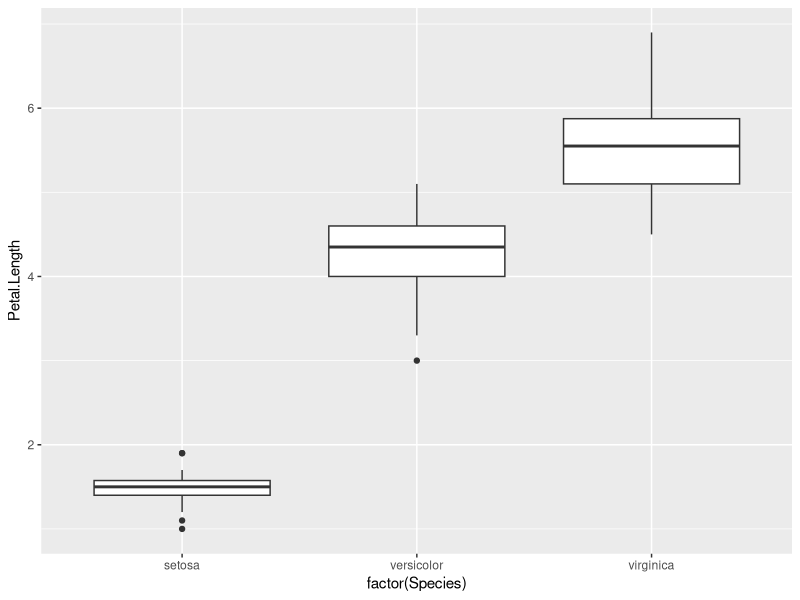

Write R code to recreate this figure.
## ---- chunk 1
no_interaction<- lm(Petal.Length~Petal.Width + Sepal.Length, data = iris)
summary(no_interaction)
## ---- chunk 2
interaction<- lm(Petal.Length~Petal.Width * Sepal.Length, data = iris)
summary(interaction)
## ---- chunk 3
library(ggplot2)
ggplot(iris,aes(x=factor(Species),y=Petal.Length))+geom_boxplot()
## ---- chunk 4
a<-rep(1,50)
b<-rep(0,100)
x2.1<-c(a,b)
x2.1
d<-rep(0,50)
x2.2<-c(d,a,d)
x2.2

## ---- chunk 5
df <- data.frame(iris$Petal.Length,iris$Petal.Width,x2.1,x2.2)
head(df)
## ---- chunk 6
parallel <-lm(iris.Petal.Length~iris.Petal.Width+x2.1+x2.2,data=df)
summary(parallel)
